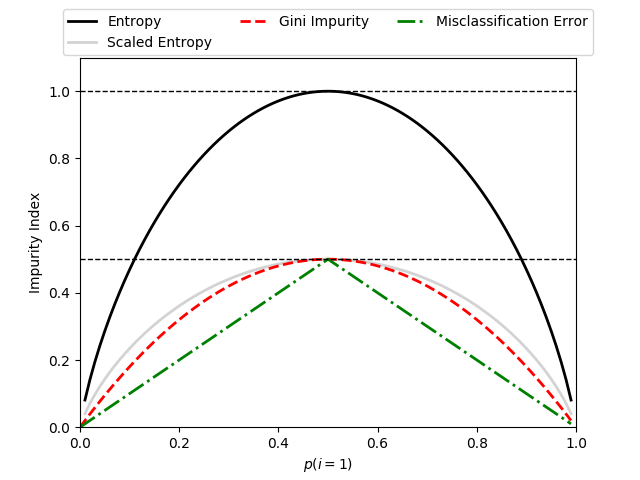

Recreate this plot in Python.
import matplotlib.pyplot as plt
import numpy as np


def gini(p):
    return (p)*(1-(p))+(1-p)*(1-(1-p))


def entropy(p):
    return - p*np.log2(p)-(1-p)*np.log2((1-p))


def error(p):
    return 1-np.max([p, 1-p])


x = np.arange(0.0, 1.0, 0.01)
ent = [entropy(p) if p != 0 else None for p in x]
sc_ent = [e*0.5 if e else None for e in ent]
err = [error(i) for i in x]

fig = plt.figure()
ax = plt.subplot(111)

for i, lab, ls, c in zip([ent, sc_ent, gini(x), err],
                         ['Entropy', 'Scaled Entropy', 'Gini Impurity',
                             'Misclassification Error'],
                         ['-', '-', '--', '-.'],
                         ['black', 'lightgray', 'red', 'green', 'cyan']):
    line = ax.plot(x, i, label=lab, linestyle=ls, lw=2, color=c)


ax.legend(loc='upper center', bbox_to_anchor=(
    0.5, 1.15), ncol=3, fancybox=True, shadow=False)
ax.axhline(y=0.5, linestyle='--', color='k', linewidth=1.0)
ax.axhline(y=1.0, linestyle='--', color='k', linewidth=1.0)
plt.ylim([0, 1.1])
plt.xlim([0.0, 1.0])
plt.xlabel('$p(i=1)$')
plt.ylabel('Impurity Index')
plt.show()
